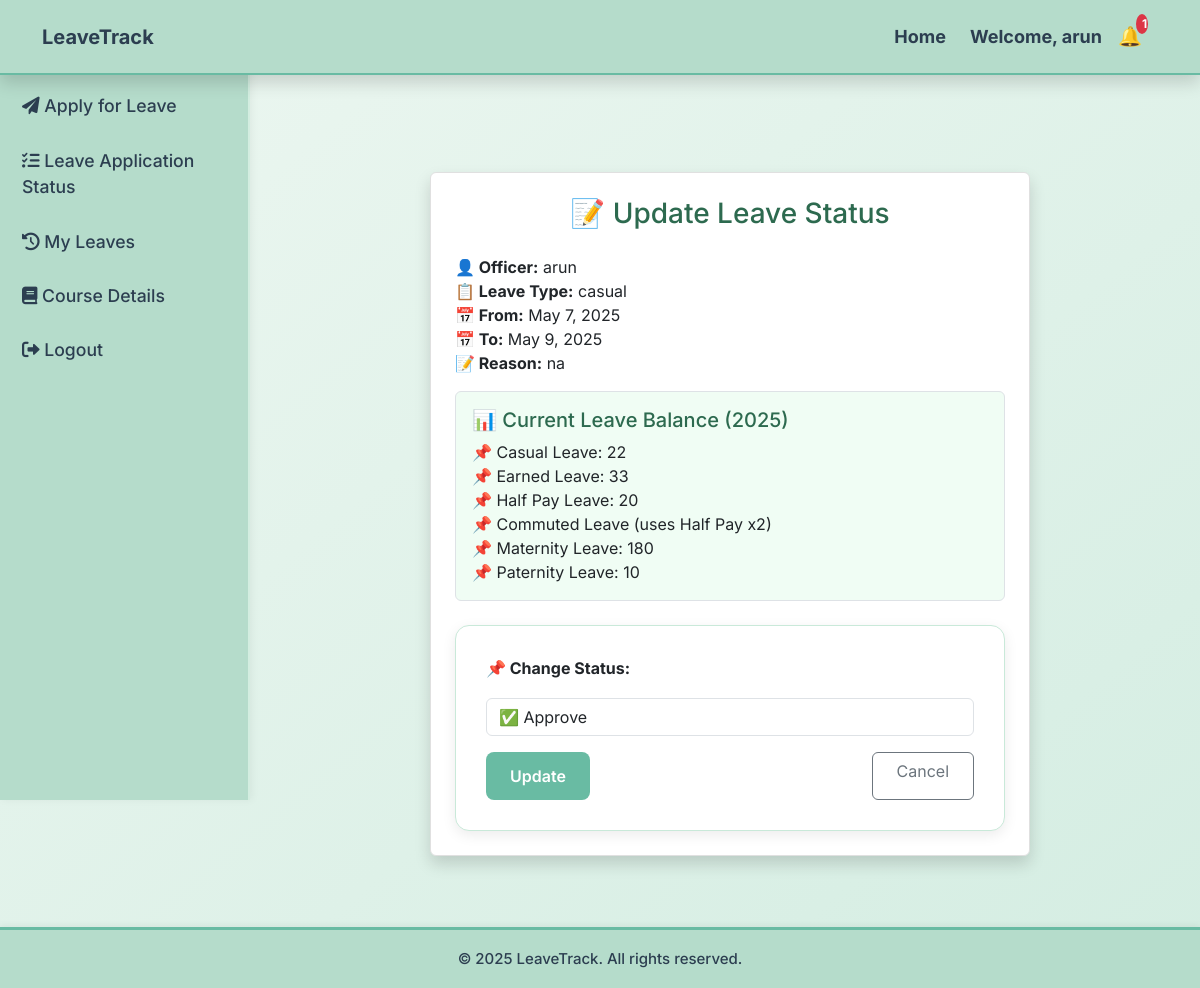
The page /update-leave-status/34/ (signed in) on the database its author committed.
### leave_management/models.py (models this page shows, shortened)
class LeaveRequest(models.Model):
    LEAVE_TYPES = [
        ('casual', 'Casual Leave'),
        ('earned', 'Earned Leave'),
        ('half_pay', 'Half Pay Leave'),
        ('commuted', 'Commuted Leave'),
        ('maternity', 'Maternity Leave'),
        ('paternity', 'Paternity Leave'),
        ('special', 'Special Leave'),
    ]
    STATUS_CHOICES = [
        ('pending', 'Pending'),
        ('approved', 'Approved'),
        ('rejected', 'Rejected'),
    ]
    user = models.ForeignKey(User, on_delete=models.CASCADE)
    leave_type = models.CharField(max_length=20, choices=LEAVE_TYPES)
    start_date = models.DateField()
    end_date = models.DateField()
    applied_on = models.DateTimeField(auto_now_add=True)
    reason = models.TextField()
    status = models.CharField(max_length=10, choices=STATUS_CHOICES, default='pending')
    rejection_reason = models.TextField(blank=True, null=True)
    prefixed_leave = models.BooleanField(default=False)
    suffixed_leave = models.BooleanField(default=False)
    prefixed_count   = models.PositiveIntegerField(default=0)
    suffixed_count   = models.PositiveIntegerField(default=0)
    medical_certificate = models.FileField(
        upload_to='certificates/',
        blank=True,
        null=True
    )
    deduction_done = models.BooleanField(default=False)

class LeaveBalance(models.Model):
    user = models.ForeignKey(User, on_delete=models.CASCADE)
    current_year = models.PositiveIntegerField(default=get_current_year)
    casual_leave = models.PositiveIntegerField(default=25)
    earned_leave = models.PositiveIntegerField(default=33)
    half_pay_leave = models.PositiveIntegerField(default=20)
    maternity_leave = models.PositiveIntegerField(default=180)
    paternity_leave = models.PositiveIntegerField(default=10)

### leave_management/views.py (the view, shortened to what this page needs)
# urls.py: path("update-leave-status/<int:leave_id>/", views.update_leave_status, name="update_leave_status"),
@login_required
def update_leave_status(request, leave_id):
    leave = get_object_or_404(LeaveRequest, id=leave_id)
    user = leave.user
    year = leave.start_date.year
    leave_balance = LeaveBalance.objects.filter(user=user, current_year=year).first()
    return render(request, 'leave_management/update_leave_status.html', {
        'leave': leave,
        'leave_balance': leave_balance,
    })

### leave_management/context_processors.py (called while the page is built)
def notification_count(request):
    if request.user.is_authenticated:
        count = Notification.objects.filter(user=request.user, is_read=False).count()
        return {'notif_count': count}
    return {'notif_count': 0}

def inservice_courses_for_user(request):
    if request.user.is_authenticated:
        courses = InServiceCourse.objects.filter(user=request.user).order_by('-id')
        return {'sidebar_courses': courses}
    return {}

### leave_management/templates/leave_management/update_leave_status.html (shortened to what this page needs)
{% extends 'leave_management/base.html' %}
{% block content %}
<div class="container my-5">
    <div class="card shadow p-4 rounded" style="max-width: 600px; margin: 0 auto; border: 1px solid #e0e0e0;">
        <h3 class="text-center mb-4" style="color: #2d6a4f;">📝 Update Leave Status</h3>
        <div class="mb-3">
            <strong>👤 Officer:</strong> {{ leave.user.username }}<br>
            <strong>📋 Leave Type:</strong> {{ leave.leave_type }}<br>
            <strong>📅 From:</strong> {{ leave.start_date }}<br>
            <strong>📅 To:</strong> {{ leave.end_date }}<br>
            <strong>📝 Reason:</strong> {{ leave.reason }}<br>
        </div>
        <div class="mb-4 p-3 border rounded" style="background-color: #f0fdf4;">
            <h5 style="color: #2d6a4f;">📊 Current Leave Balance ({{ leave.start_date.year }})</h5>
            <ul class="list-unstyled mb-0">
                <li>📌 Casual Leave: {{ leave_balance.casual_leave }}</li>
                <li>📌 Earned Leave: {{ leave_balance.earned_leave }}</li>
                <li>📌 Half Pay Leave: {{ leave_balance.half_pay_leave }}</li>
                <li>📌 Commuted Leave (uses Half Pay x2)</li>
                <li>📌 Maternity Leave: {{ leave_balance.maternity_leave }}</li>
                <li>📌 Paternity Leave: {{ leave_balance.paternity_leave }}</li>
            </ul>
        </div>
        <form method="post">
            <div class="form-group mb-3">
                <label for="status" class="form-label"><strong>📌 Change Status:</strong></label>
                <select name="status" id="status" class="form-control" required onchange="toggleRejectionReason()">
                    <option value="approved" {% if leave.status == 'approved' %}selected{% endif %}>✅ Approve</option>
                </select>
            </div>
            <div class="d-flex justify-content-between">
                <button type="submit" class="btn btn-success px-4">Update</button>
                <a href="{% url 'admin_dashboard' %}" class="btn btn-outline-secondary px-4">Cancel</a>
            </div>
        </form>
    </div>
</div>
{% endblock %}

### leave_management/templates/leave_management/base.html (shortened to what this page needs)
<!DOCTYPE html>
<html lang="en">
<head>
    {% load static %}
    <link href="https://cdn.jsdelivr.net/npm/bootstrap@5.3.0/dist/css/bootstrap.min.css" rel="stylesheet">
    <link rel="stylesheet" href="https://cdnjs.cloudflare.com/ajax/libs/font-awesome/6.0.0/css/all.min.css">
    <link rel="stylesheet" href="{% static 'css/style.css' %}">
</head>
<body>
    {% if user.is_authenticated %}
    <div class="sidebar">
        <ul>
            {% if user.is_superuser %}
                <li><a href="{% url 'admin_dashboard' %}"><i class="fas fa-user-shield"></i> Admin Dashboard</a></li>
                <li><a href="{% url 'admin_leave_requests' %}"><i class="fas fa-clipboard-check"></i> Approve Leaves</a></li>
                <li><a href="{% url 'admin_users' %}"><i class="fas fa-users"></i> Manage Users</a></li>
                <li><a href="{% url 'admin_certificates' %}"><i class="fas fa-file-alt"></i> Manage Certificates</a></li>
                <li><a href="{% url 'logout' %}"><i class="fas fa-sign-out-alt"></i> Logout</a></li>
            {% else %}
                <li><a href="{% url 'dashboard' %}"> Dashboard</a></li>
                <li><a href="{% url 'apply_leave' %}"><i class="fas fa-paper-plane"></i> Apply for Leave</a></li>
                <li><a href="{% url 'leave_status' %}"><i class="fas fa-tasks"></i> Leave Application Status</a></li>
                <li><a href="{% url 'my_leaves' %}"><i class="fas fa-history"></i> My Leaves</a></li>
                <li><a href="{% url 'inservice_course' %}"><i class="fas fa-book"></i> Course Details</a></li>
                <li><a href="{% url 'logout' %}"><i class="fas fa-sign-out-alt"></i> Logout</a></li>
            {% endif %}
        </ul>
    </div>
    {% endif %}
    <div class="main-content">
        <nav class="navbar navbar-expand-lg navbar-light shadow" style="background: #A9CCE3;">
            <div class="container">
                <a class="navbar-brand fw-bold" href="{% url 'home' %}" style="color: #2C3E50;">LeaveTrack</a>
                <div class="collapse navbar-collapse" id="navbarNav">
                    <ul class="navbar-nav ms-auto align-items-center">
                        <li class="nav-item">
                            <a class="nav-link" href="{% url 'home' %}" style="color: #2C3E50;">Home</a>
                        </li>
                        {% if user.is_authenticated %}
                        <li class="nav-item mx-2">
                            <span class="nav-link" style="color: #2C3E50;">Welcome, {{ user.username }}</span>
                        </li>
                        <li class="nav-item">
                            <a href="{% url 'notifications' %}" class="notification-icon position-relative me-3">
                                🔔
                                {% if notif_count > 0 %}
                                    <span class="badge bg-danger position-absolute top-0 start-100 translate-middle">
                                        {{ notif_count }}
                                    </span>
                                {% endif %}
                            </a>
                        </li>
                        {% else %}
                        <li class="nav-item">
                            <a class="nav-link" href="{% url 'login' %}" style="color: #2C3E50;">Login</a>
                        </li>
                        {% endif %}
                    </ul>
                </div>
            </div>
        </nav>
        <div class="container py-4">
            {% block content %} {% endblock %}
        </div>
    </div>
    <footer class="footer mt-auto text-center">
        <p class="m-0">© 2025 LeaveTrack. All rights reserved.</p>
    </footer>
</body>
</html>

### leave_management/static/css/style.css (style rules this page uses)
body { background: linear-gradient(to bottom right, #edf7f1, #d4ede2); color: #2C3E50; font-family: 'Inter', sans-serif; margin: 0; padding: 0; display: flex; flex-direction: column; min-height: 100vh; }
.sidebar { width: 250px; height: 100vh; background: #b5dccb; padding-top: 25px; position: fixed; left: 0; top: 0; box-shadow: 2px 0 8px rgba(0, 0, 0, 0.05); border-right: 2px solid #d3ede0; }
.sidebar ul { list-style: none; padding: 0; }
.sidebar ul li { padding: 14px 22px; transition: all 0.3s ease-in-out; }
.sidebar ul li a { text-decoration: none; color: #2C3E50; font-size: 1.1rem; font-weight: 500; display: block; }
.navbar { background: #b5dccb; padding: 15px 25px; font-size: 18px; font-weight: bold; display: flex; justify-content: space-between; align-items: center; position: fixed; width: 100%; top: 0; left: 0; z-index: 1000; box-shadow: 0px 2px 6px rgba(0,0,0,0.05); }
.main-content { margin-left: 260px; padding: 100px 40px 60px; flex-grow: 1; }
form, .leave-form-container { background: #ffffff; padding: 30px; border-radius: 14px; box-shadow: 0px 4px 14px rgba(0, 0, 0, 0.08); border: 1px solid #c9e9d9; width: 100%; max-width: 700px; margin: 0 auto; }
input, select, textarea { width: 100%; padding: 12px; border: 2px solid #a1d6bf; border-radius: 10px; font-size: 16px; margin-top: 10px; margin-bottom: 16px; transition: all 0.3s; }
.btn-custom, button[type="submit"] { background: #69bba3; color: white; padding: 12px 24px; border-radius: 8px; border: none; font-weight: 600; font-size: 16px; transition: all 0.3s ease-in-out; cursor: pointer; }
.notification-icon { position: relative; font-size: 24px; margin-right: 20px; }
.notification-icon .badge { position: absolute; top: -8px; right: -10px; background: #e74c3c; color: white; border-radius: 50%; padding: 4px 6px; font-size: 12px; }
.footer { text-align: center; background: #b5dccb; padding: 15px; color: #2C3E50; font-size: 16px; font-weight: 500; border-top: 3px solid #69bba3; box-shadow: 0px -2px 6px rgba(0, 0, 0, 0.05); position: fixed; width: 100%; bottom: 0; left: 0; }
.navbar { background: #b5dccb !important; color: #2C3E50; box-shadow: 0 2px 6px rgba(0, 0, 0, 0.05); border-bottom: 2px solid #69bba3; }
.footer { background: #b5dccb !important; color: #2C3E50; font-size: 15px; font-weight: 500; padding: 18px 20px; border-top: 3px solid #69bba3; box-shadow: 0px -2px 6px rgba(0, 0, 0, 0.05); position: fixed; bottom: 0; left: 0; width: 100%; z-index: 999; }
.notification-icon { font-size: 1.2rem; text-decoration: none; color: #000; position: relative; }
form { margin: 0; display: inline-block; }
.d-flex { display: flex; gap: 10px; }

### rows shown on the page
LeaveRequest: user.username "arun", leave_type "casual", start_date "May 7, 2025", end_date "May 9, 2025", reason "na", start_date.year "2025", status "✅ Approve"
LeaveBalance: casual_leave "22", earned_leave "33", half_pay_leave "20", maternity_leave "180", paternity_leave "10"

### other values the page prints
{{ user.username }} "arun"
{{ notif_count }} "1"
